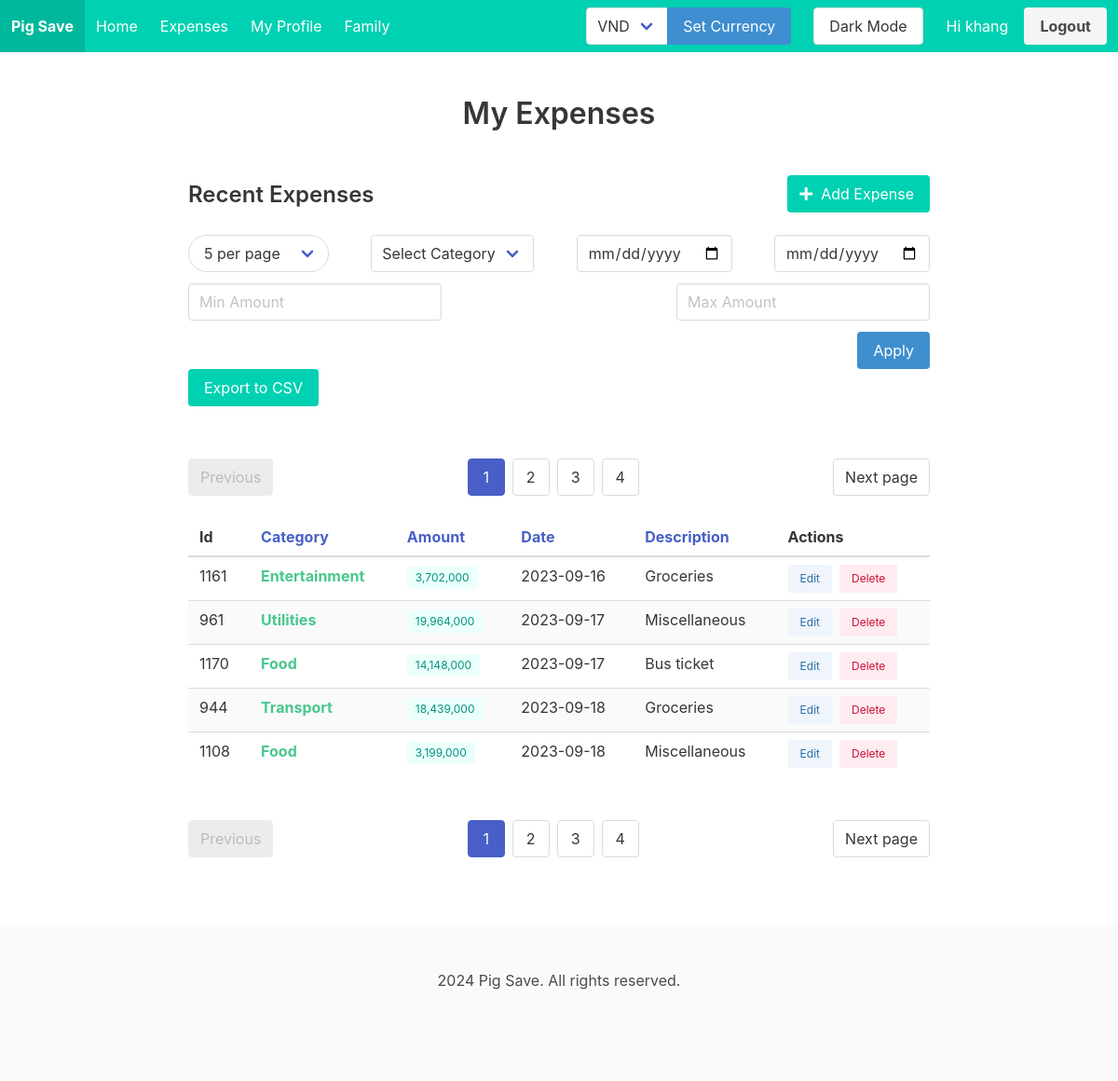
The app's page /expenses (signed in), older data.
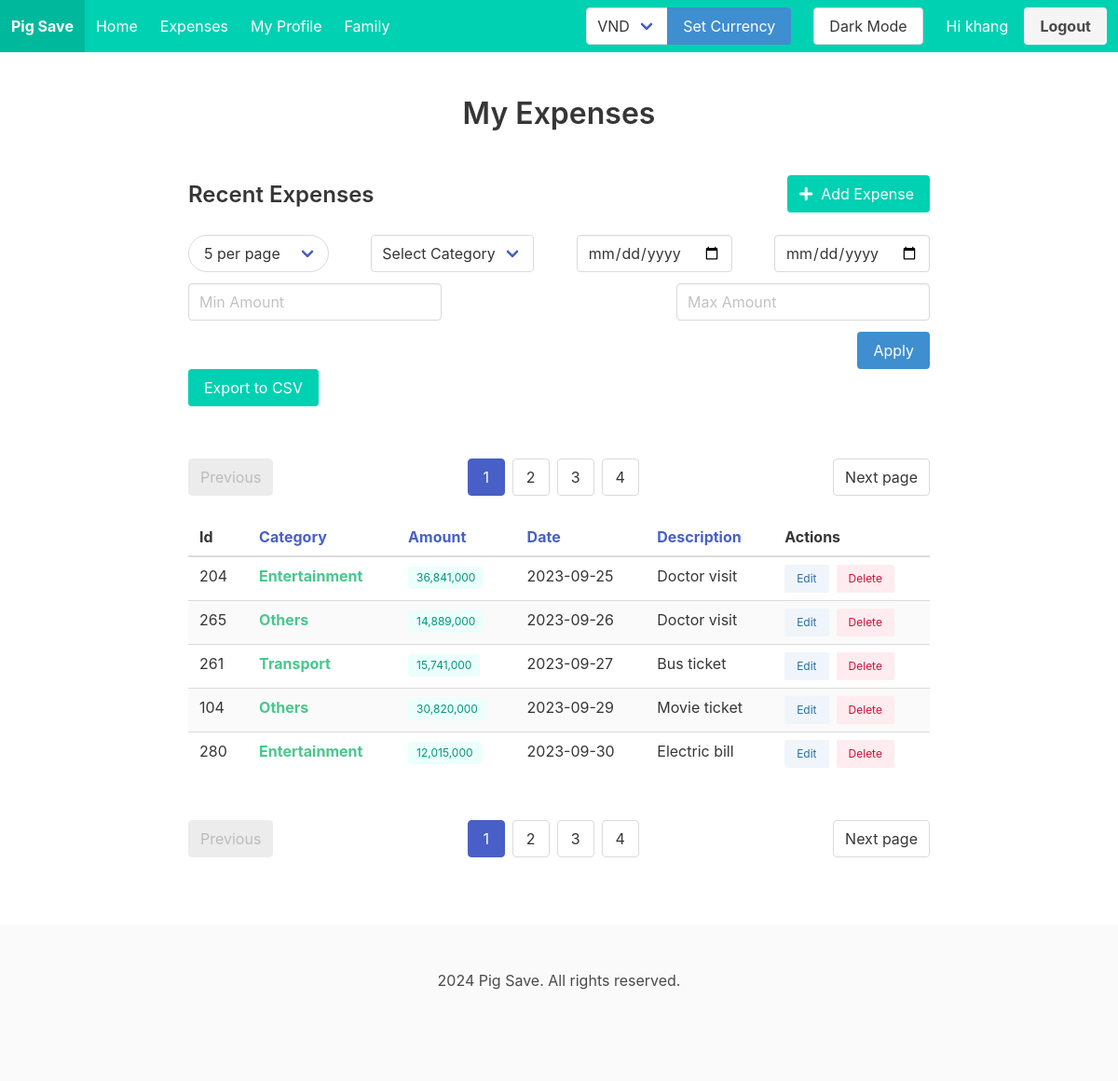
The same page, newer data.
### tables this page shows
CREATE TABLE users (
            id INTEGER PRIMARY KEY AUTOINCREMENT,
            username TEXT NOT NULL UNIQUE,
            name TEXT,
            language TEXT,
            age INTERGER,
            password TEXT NOT NULL
        );

CREATE TABLE expenses (
            id INTEGER PRIMARY KEY AUTOINCREMENT,
            user_id INTEGER NOT NULL,
            amount REAL NOT NULL,
            category TEXT,
            description TEXT,
            date TEXT NOT NULL,
           FOREIGN KEY (user_id) REFERENCES users (id)
        );

### routes.py (the view)
@routes.route('/expenses')
@login_required
def expenses():
    user_id = current_user.id
    page = request.args.get('page', 1, type=int)
    size = request.args.get('size', 5, type=int)
    sort_by = request.args.get('sort_by', 'date')
    sort_order = request.args.get('sort_order', 'asc')
    filters = {key: request.args.get(key) for key in ['category', 'start_date', 'end_date', 'min_amount', 'max_amount']}
    expenses, total_expenses = Expense.get_expenses(user_id, page, size, filters, sort_by, sort_order)
    total_pages = math.ceil(total_expenses / size)
    max_pages_displayed = 4
    start_page = max(1, page - 2)
    end_page = min(total_pages, start_page + max_pages_displayed - 1)
    if end_page - start_page < max_pages_displayed - 1:
        start_page = max(1, end_page - max_pages_displayed + 1)
    return render_template('expense/list.html',
                           expenses=expenses,
                           page=page,
                           total_pages=total_pages,
                           end_page=end_page,
                           start_page=start_page,
                           filters=filters,
                           size=size,
                           sort_by=sort_by,
                           sort_order=sort_order)

### main.py (called while the page is built)
@app.before_request
def load_user_language():
    if current_user.is_authenticated:
        conn = sqlite3.connect('pig_save.db')
        cursor = conn.cursor()
        cursor.execute("SELECT language FROM users WHERE id = ?", (current_user.id,))
        result = cursor.fetchone()
        if result:
            g.language = result[0]
        else:
            g.language = None

def get_locale():
    language = getattr(g, 'language', None)
    if language is not None:
        return language
    return request.accept_languages.best_match(['vi', 'en'])

@login_manager.user_loader
def load_user(id):
    from models.user import User
    return User.getUser(id)

### models/user.py (called while the page is built)
    def getUser(user_id):
        conn = sqlite3.connect('pig_save.db')
        cursor = conn.cursor()
        cursor.execute('SELECT id, username, name, language, age FROM users WHERE id = ?', (user_id,))
        user = cursor.fetchone()
        conn.close()
        if user:
            return User(user[0], user[1], user[2], user[3], user[4])
        return None

### templates/expense/list.html (shortened to what this page needs)
{% extends "base.html" %}
{% block content %}
<section class="section">
  <div class="container">
    <div class="columns is-centered">
      <div class="column is-10">
        <h1 class="title has-text-centered is-3 mb-6">My Expenses</h1>
        <div class="level">
          <div class="level-left">
            <div class="level-item">
              <h2 class="title is-4">Recent Expenses</h2>
            </div>
          </div>
          <div class="level-right">
            <div class="level-item">
              <button id="openExpenseDialog" class="button is-primary">
                <span class="icon">
                  <i class="fas fa-plus"></i>
                </span>
                <span>Add Expense</span>
              </button>
            </div>
          </div>
        </div>
          <form method="get" action="{{ url_for('main.expenses') }}" class="mb-5 filter-form">
            <div class="field is-grouped is-justify-content-space-between is-grouped-multiline is-flex-wrap-wrap">
                <div class="control">
                    <div class="select is-rounded">
                      <select name="size" id="size" onchange="this.form.submit()">
                        <option value="5" {% if size == 5 %}selected{% endif %}>5 per page</option>
                      </select>
                    </div>
                  </div>
                <div class="control">
                  <div class="select">
                    <select name="category">
                        <option value="">Select Category</option>
                    </select>
                  </div>
                </div>
                <div class="control">
                  <input class="input" type="date" name="start_date" value="{{ filters.start_date }}" placeholder="Start Date">
                </div>
                <div class="control">
                  <input class="input" type="date" name="end_date" value="{{ filters.end_date }}" placeholder="End Date">
                </div>
                <div class="control">
                  <input class="input" type="number" step="10000" name="min_amount" placeholder="Min Amount" value="{{ filters.min_amount }}">
                </div>
                <div class="control">
                  <input class="input" type="number" step="10000" name="max_amount" placeholder="Max Amount" value="{{ filters.max_amount }}">
                </div>
            </div>
            <div class="control is-flex is-justify-content-flex-end">
                <button type="submit" class="button is-info">Apply</button>
            </div>
            <div class="buttons">
              <a class="button is-primary" href="{{ url_for('main.export_expenses_csv') }}">
                  Export to CSV
              </a>
          </div>
            <nav class="pagination is-centered mt-6" role="navigation">
                <a class="pagination-previous" {% if page > 1 %}href="{{ url_for('main.expenses', page=page-1, size=size, sort_order=sort_order, sort_by=sort_by) }}"{% else %}disabled{% endif %}>Previous</a>
                <a class="pagination-next" {% if page < total_pages %}href="{{ url_for('main.expenses', page=page+1, size=size, sort_order=sort_order, sort_by=sort_by) }}"{% else %}disabled{% endif %}>Next page</a>
                <ul class="pagination-list">
                  {% for p in range(start_page, end_page + 1) %}
                    <li>
                      <a class="pagination-link {% if p == page %}is-current{% endif %}" href="{{ url_for('main.expenses', page=p, size=size, sort_order=sort_order, sort_by=sort_by) }}">{{ p }}</a>
                    </li>
                  {% endfor %}
                </ul>
              </nav>
            <div class="table-container">
              <table class="table is-striped is-hoverable is-fullwidth">
                <thead>
                    <tr>
                      <th>
                        Id
                      </th>
                      <th>
                        <a href="{{ url_for('main.expenses', sort_by='category', sort_order='desc' if sort_by == 'category' and sort_order == 'asc' else 'asc', page=page, size=size, **filters) }}">
                          Category
                        </a>
                      </th>
                      <th>
                        <a href="{{ url_for('main.expenses', sort_by='amount', sort_order='desc' if sort_by == 'amount' and sort_order == 'asc' else 'asc', page=page, size=size, **filters) }}">
                          Amount
                        </a>
                      </th>
                      <th>
                        <a href="{{ url_for('main.expenses', sort_by='date', sort_order='desc' if sort_by == 'date' and sort_order == 'asc' else 'asc', page=page, size=size, **filters) }}">
                            Date
                          </a>
                      </th>
                      <th>
                        <a href="{{ url_for('main.expenses', sort_by='description', sort_order='desc' if sort_by == 'description' and sort_order == 'asc' else 'asc', page=page, size=size, **filters) }}">
                          Description
                        </a>
                      </th>
                      <th>Actions</th>
                    </tr>
                  </thead>
                {% if expenses %}
                <tbody>
                  {% for expense in expenses %}
                    <tr>
                      <td>{{ expense[0] }}</td>
                      <td>
                        <strong class="has-text-success">{{ expense[3] }}</strong>
                      </td>
                      <td>
                        <span class="tag is-primary is-light">{{ '{:,.0f}'.format(expense[2]) }}</span>
                      </td>
                      <td>{{ expense[5] }}</td>
                      <td>{{ expense[4] }}</td>
                      <td>
                        <div class="buttons are-small">
                            <button type="button" class="button is-info is-light" onclick="editExpense('{{ expense[0] }}', '{{ expense[4] }}', '{{ expense[3] }}', '{{ expense[5] }}', '{{ expense[2] }}')">Edit</button>
                            <button type="button" class="button is-danger is-light" onclick="deleteExpense('{{ expense[0] }}')">Delete</button>
                        </div>
                      </td>
                    </tr>
                  {% endfor %}
                  {% else %}
                  <td colspan="5" class="has-text-centered is-centered is-size-4 is-bold">No records</td>
                </div>
            {% endif %}
                </tbody>
              </table>
            </div>
            <nav class="pagination is-centered mt-6" role="navigation" >
              <a class="pagination-previous" {% if page > 1 %}href="{{ url_for('main.expenses', page=page-1, size=size, sort_order=sort_order, sort_by=sort_by) }}"{% else %}disabled{% endif %}>Previous</a>
              <a class="pagination-next" {% if page < total_pages %}href="{{ url_for('main.expenses', page=page+1, size=size, sort_order=sort_order, sort_by=sort_by) }}"{% else %}disabled{% endif %}>Next page</a>
              <ul class="pagination-list">
                {% for p in range(start_page, end_page + 1) %}
                  <li>
                    <a class="pagination-link {% if p == page %}is-current{% endif %}" href="{{ url_for('main.expenses', page=p, size=size, sort_order=sort_order, sort_by=sort_by) }}">{{ p }}</a>
                  </li>
                {% endfor %}
              </ul>
            </nav>
      </div>
    </div>
  </div>
</section>
{% endblock %}

### templates/base.html (shortened to what this page needs)
<!DOCTYPE html>
<html lang="en">
  <head>
    <link
      rel="stylesheet"
      href="https://cdn.jsdelivr.net/npm/bulma@0.9.3/css/bulma.min.css"
    />
    <link
      rel="stylesheet"
      href="https://cdnjs.cloudflare.com/ajax/libs/font-awesome/5.15.3/css/all.min.css"
    />
    <link rel="stylesheet" href="static/css/darkmode.css">
  </head>
  <body>
    <nav
      class="navbar is-primary"
      role="navigation"
    >
      <div class="navbar-brand">
        <a class="navbar-item" href="{{ url_for('main.dashboard') }}">
          <strong>Pig Save</strong>
        </a>
      </div>
      <div id="navbarBasicExample" class="navbar-menu">
        <div class="navbar-start">
          <a class="navbar-item" href="{{ url_for('main.dashboard') }}">
            {{_('Home')}}
          </a>
          <a class="navbar-item" href="{{ url_for('main.expenses') }}">
            {{_('Expenses')}}
          </a>
          <a class="navbar-item" href="{{ url_for('main.profile') }}">
            {{_('My Profile')}}
          </a>
          <a class="navbar-item" href="{{ url_for('main.family') }}">
            {{_('Family')}}
          </a>
        </div>
        {% if current_user.is_authenticated %}
        {% if current_user.is_authenticated %}
<div class="navbar-end">
  <div class="navbar-item">
    <form method="POST" action="{{ url_for('main.update_currency') }}" class="field has-addons">
      <div class="control">
        <div class="select">
          <select name="currency" id="currency">
            <option value="VND" {% if session.get('currency') == 'VND' %}selected{% endif %}>VND</option>
          </select>
        </div>
      </div>
      <div class="control">
        <button type="submit" class="button is-info">Set Currency</button>
      </div>
    </form>
  </div>
  <div class="navbar-item">
    <div class="buttons">
      <button id="theme-toggle" class="button">Dark Mode</button>
      <a href="{{ url_for('main.profile') }}">
        <span class="button is-primary">Hi {{ current_user.username }}</span>
      </a>
      <a class="button is-light" href="{{ url_for('main.logout') }}">
        <strong>{{_('Logout')}}</strong>
      </a>
    </div>
  </div>
</div>
{% endif %}
        {% endif %}
      </div>
    </nav>
    <main>{% block content %} {% endblock %}</main>
    <footer class="footer">
      <div class="content has-text-centered">
        <p>2024 Pig Save. All rights reserved.</p>
      </div>
    </footer>
  </body>
</html>

### templates/base.html (style rules this page uses)
.filter-form .control { margin-right: 0 !important; margin-left: 0; }

Row changes from the older to the newer data that the page shows:
removed expenses: id "1161", category "Entertainment", amount "3,702,000", date "2023-09-16", description "Groceries"
removed expenses: id "961", category "Utilities", amount "19,964,000", date "2023-09-17", description "Miscellaneous"
removed expenses: id "1170", category "Food", amount "14,148,000", date "2023-09-17", description "Bus ticket"
removed expenses: id "944", category "Transport", amount "18,439,000", date "2023-09-18", description "Groceries"
removed expenses: id "1108", category "Food", amount "3,199,000", date "2023-09-18", description "Miscellaneous"
added expenses: id "204", category "Entertainment", amount "36,841,000", date "2023-09-25", description "Doctor visit"
added expenses: id "265", category "Others", amount "14,889,000", date "2023-09-26", description "Doctor visit"
added expenses: id "261", category "Transport", amount "15,741,000", date "2023-09-27", description "Bus ticket"
added expenses: id "104", category "Others", amount "30,820,000", date "2023-09-29", description "Movie ticket"
added expenses: id "280", category "Entertainment", amount "12,015,000", date "2023-09-30", description "Electric bill"
